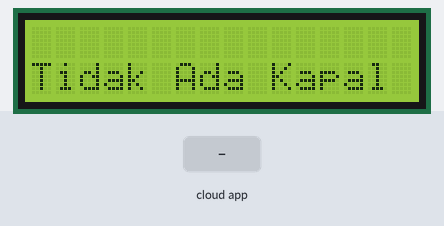
The sketch below on a simulated ESP8266 (NodeMCU). Parts: 16×2 character LCD. The test bench sets the inputs (shaded band). WiFi joins after 1.5 s; servers stay silent unless stated; the Firebase database answers and starts empty; what the sketch prints to the serial monitor is not drawn.

Above: at 2.7 s.
2.8 s: the phone or cloud app sets Kapal to 1
At 3.6 s:
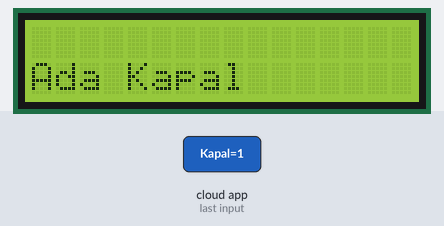
5.8 s: the phone or cloud app sets Kapal to 0
At 6.8 s:
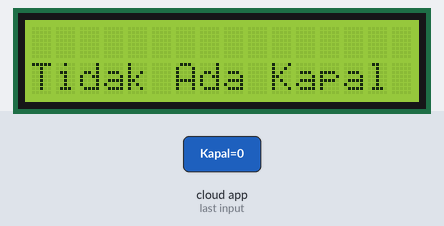
Timing chart, 0 to 8.8 s (numbered marks = the images above; inputs shaded):
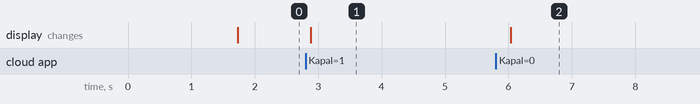

Measured:
- after the input at 2.8 s, the display: changes after 0.08 s (image 1)
- after the input at 5.8 s, the display: changes after 0.24 s (image 2)

The sketch:

Stasiun.ino
```cpp
#include <ESP8266WiFi.h>
#include <FirebaseESP8266.h>
#include <Wire.h>
#include <LiquidCrystal_I2C.h>
LiquidCrystal_I2C lcd(0x27, 16, 2);

#define LED 14
#define Buzzer 12

#include "addons/TokenHelper.h"
#include "addons/RTDBHelper.h"

#define WIFI_SSID "infinergy"
#define WIFI_PASSWORD ""
#define API_KEY "AIzaSyAFUI6tT-8WtFapZyHU2yz0n2Zsa5AWUJk"
#define DATABASE_URL "hoverconnectsystem-default-rtdb.firebaseio.com"
#define USER_EMAIL "maulanareyhan252@gmail.com"
#define USER_PASSWORD "Maulana252"

FirebaseData fbdo;
FirebaseAuth auth;
FirebaseConfig config;

unsigned long sendDataPrevMillis = 0;
int count = 0;
int intValue = 0;

void setup(){
  Serial.begin(115200);
  WiFi.begin(WIFI_SSID, WIFI_PASSWORD);
  Serial.print("Connecting to Wi-Fi");
  while (WiFi.status() != WL_CONNECTED)
  {
    Serial.print(".");
    delay(300);
  }
  Serial.println();
  Serial.print("Connected with IP: ");
  Serial.println(WiFi.localIP());
  Serial.println();

  Serial.printf("Firebase Client v%s\n\n", FIREBASE_CLIENT_VERSION);
  config.api_key = API_KEY;
  auth.user.email = USER_EMAIL;
  auth.user.password = USER_PASSWORD;
  config.database_url = DATABASE_URL;
  config.token_status_callback = tokenStatusCallback;
  Firebase.begin(&config, &auth);

}

void loop(){
    if (Firebase.ready() && (millis() - sendDataPrevMillis > 15000 || sendDataPrevMillis == 0))
  {
    if (Firebase.getInt(fbdo, "/Kondisi/Kapal")) {
      if (fbdo.dataType() == "int") {         intValue = fbdo.intData();
        lcd.begin();
        lcd.clear();
        lcd.setCursor(0, 1);
        if(intValue == 0){
          lcd.print("Tidak Ada Kapal");
        }
        if(intValue == 1){
          lcd.print("Ada Kapal");
          digitalWrite(LED,HIGH);
        }
        if(intValue == 2){
          lcd.print("Kapal Nelayan");
          digitalWrite(LED,HIGH);
          digitalWrite(Buzzer,HIGH);
          delay(1000);
          digitalWrite(Buzzer,LOW);
        }
        if(intValue == 3){
          lcd.print("Kapal Musuh");
          digitalWrite(LED,HIGH);
          digitalWrite(Buzzer,HIGH);
          delay(400);
          digitalWrite(Buzzer,LOW);
          delay(400);
          digitalWrite(Buzzer,HIGH);
          delay(400);
          digitalWrite(Buzzer,LOW);
          delay(400);
        }
      }
    } else {
      Serial.println(fbdo.errorReason());
    }
  }
  digitalWrite(LED,LOW);
  digitalWrite(Buzzer,LOW);
}
```
